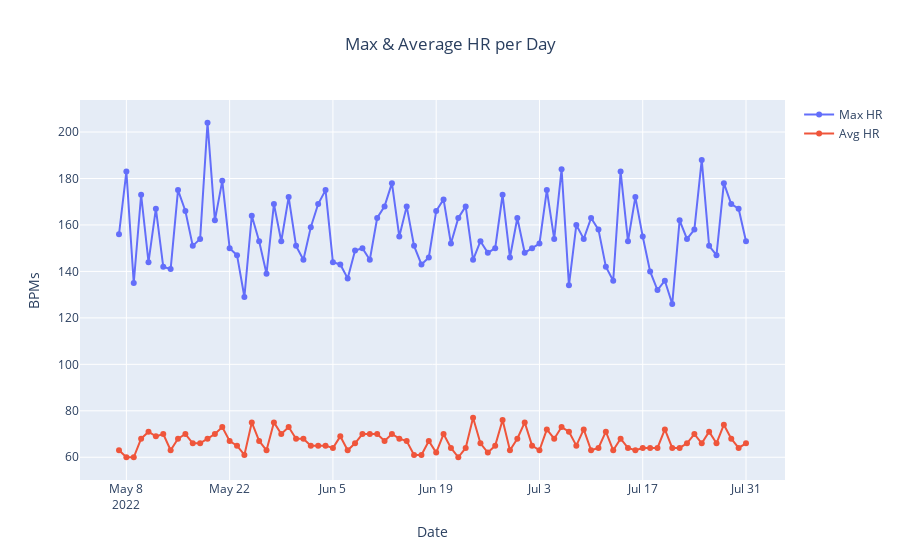

The code cell stored with this chart in its notebook:
### Markdown cell above
### Max Heart Rate paired with Average Heart Rate 
> max_avg_hr() in VisbaleWhoop

### Code cell
fig = go.Figure()

fig.add_trace(go.Scatter(
x=df.days_start,
y=df["day_max_heart_rate"],
mode="markers+lines",
name = "Max HR",
text = "Max HR:" + df['days_start'].astype('string') + " - " + df['day_max_heart_rate'].astype('string'),
hoverinfo = 'text'))

fig.add_trace(go.Scatter(
x=df.days_start,
y=df["day_avg_heart_rate"],
mode="markers+lines",
name = "Avg HR",
text = "Avg HR:" + df['days_start'].astype('string') + " - " + df['day_avg_heart_rate'].astype('string'),
hoverinfo = 'text'))

fig.update_xaxes(title='Date')
fig.update_yaxes(title='BPMs')
fig.update_layout(title_text='Max & Average HR per Day', title_x=0.5)


fig.show()
